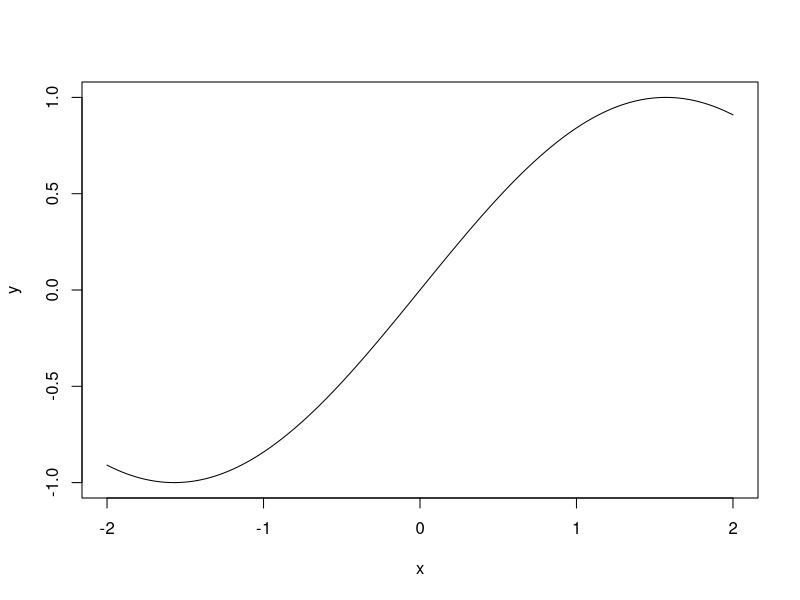
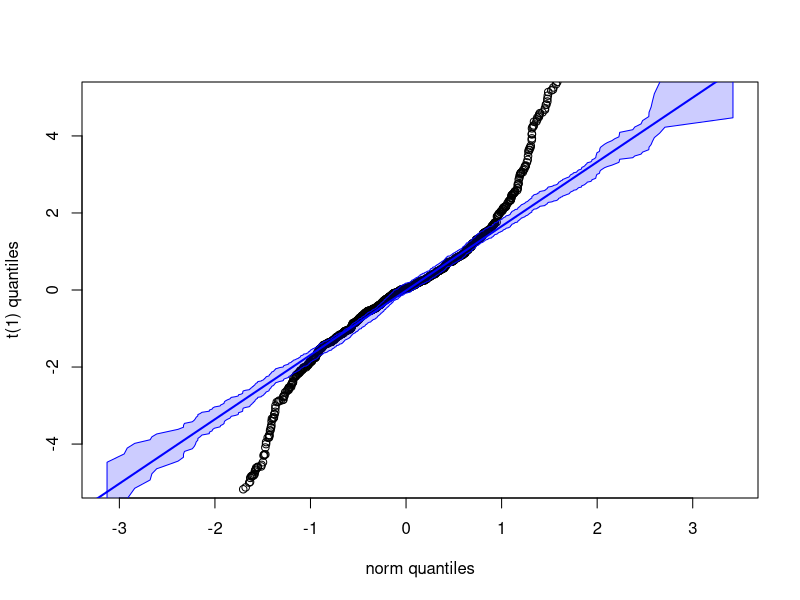
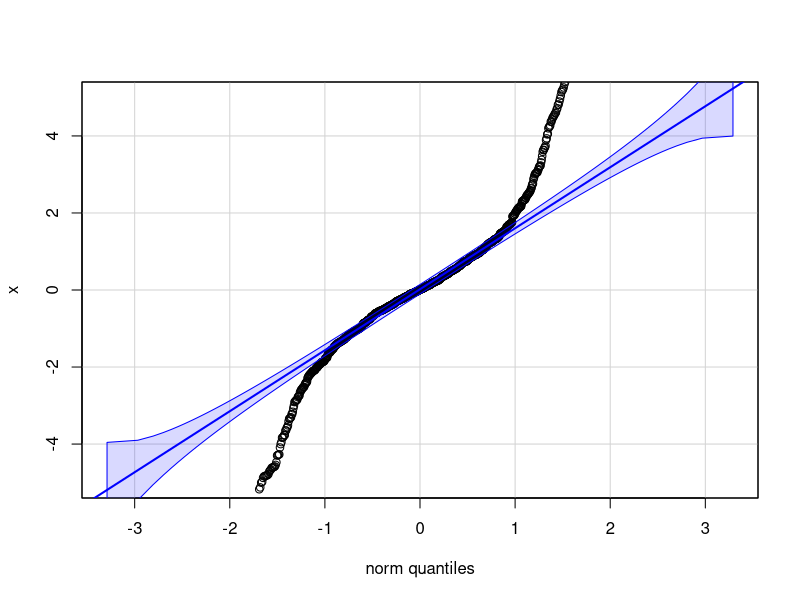

These figures' R source, in order:
## ---- chunk 1
x <- seq(-2, 2, length = 10000)
y <- sin(x)
plot(x, y, xlab = "x", ylab = "y", type = "l")
## ---- chunk 2
set.seed(123)

n <- 1000
x <- rt(n, df = 1)

t_quantiles <- sort(x)
norm_quantiles <- sort(rnorm(n))

y_coord <- quantile(t_quantiles, probs = c(0.25, 0.75))
x_coord <- quantile(norm_quantiles, probs = c(0.25, 0.75))
slope <- (y_coord[2] - y_coord[1]) / (x_coord[2] - x_coord[1])
int <- y_coord[1] - slope * x_coord[1]

B <- 10000
bstr <- matrix(0, nrow = B, ncol = n)
for (i in 1:B) {
  bstr[i, ] = sort(rnorm(n))
}

lbounds <- apply(bstr, 2, quantile, probs = 0.025)
ubounds <- apply(bstr, 2, quantile, probs = 0.975)

lower_line <- int + slope * lbounds
upper_line <- int + slope * ubounds

plot(norm_quantiles, t_quantiles, ylim = c(-5,5),
     xlab = "norm quantiles", ylab = "t(1) quantiles")
polygon(c(norm_quantiles, rev(norm_quantiles)),
        c(lower_line, rev(upper_line)), 
        col = rgb(0, 0, 1, 0.2), border = "blue")
abline(int, slope, col = "blue", lwd = 2)
## ---- chunk 3
#| message: false
#| results: false
library(car)
qqPlot(x, envelope = 0.95, ylim = c(-5, 5))
